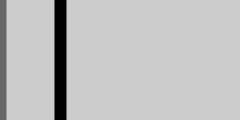
Frame 1 (no input)
Frame 60 (the mouse pressed at the canvas centre just before this capture): identical to frame 1, image omitted
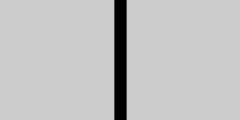
Frame 120 (the mouse held since frame 60 and released just before this capture)

The Processing sketch that drew these frames (run headless with seeded random() and noise(); from frame 60 on, the mouse is pressed at the canvas centre):

// Processing sketch: Ex_05_20
// ── Ex_05_20.pde
void setup() {
  size(240, 120);
  strokeWeight(12);
}

void draw() {
  background(204);
  stroke(102);
  line(mouseX, 0, mouseX, height); // Gray line
  stroke(0);
  float mx = mouseX/2 + 60;
  line(mx, 0, mx, height); // Black line
}
